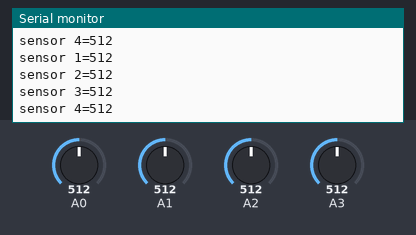
The sketch below on a simulated Arduino Uno, built with avr-gcc and run on an emulated ATmega328P. Shown: the last lines printed to the serial monitor. Inputs (shaded band) come from the test bench; at power-on: A1 = 512, A3 = 512, A0 = 512, A2 = 512.

Above: at 2.7 s.
2.8 s: A1 set to 106
At 2.85 s:
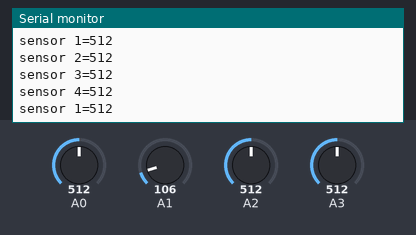
5.8 s: A1 set to 94
8.8 s: A3 set to 106
At 8.93 s:
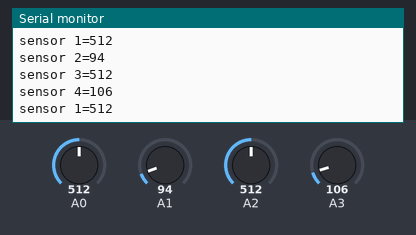
11.8 s: A3 set to 90
At 11.98 s:
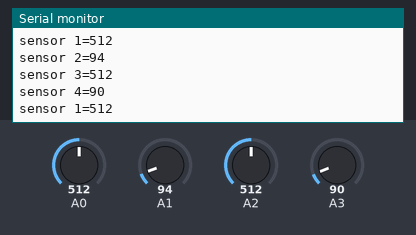
Timing chart, 0 to 14.3 s (numbered marks = the images above; inputs shaded):
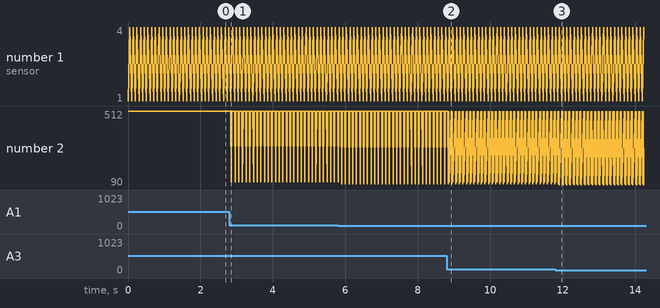

The sketch:

sensor_line_followwer.ino
```cpp
int s1,s2,s3,s4;

void setup() {
Serial.begin(9600);

}

void loop() {
s1 = analogRead(A0);
s2 = analogRead(A1);
s3 = analogRead(A2);
s4 = analogRead(A3);

Serial.print("sensor 1=");
Serial.println(s1);
Serial.print("sensor 2=");
Serial.println(s2);
Serial.print("sensor 3=");
Serial.println(s3);
Serial.print("sensor 4=");
Serial.println(s4);

Serial.println();
Serial.println();
delay(100);


}
```

Measured:
- after the input at 8.8 s, the serial monitor: prints a new line after 0.07 s (image 2)
- after the input at 11.8 s, the serial monitor: prints a new line after 0.11 s (image 3)
- plotted number 2: 512 → 106 after the input at 2.8 s, 512 → 90 after the input at 11.8 s
